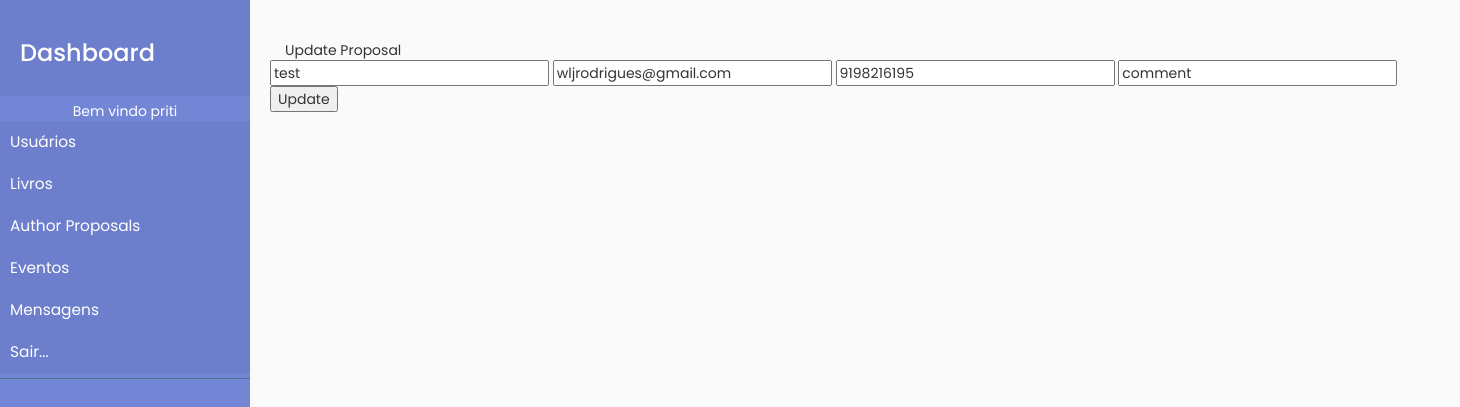
Screenshot of /AdminProposalEdit.php?Id=1 (signed in) with the database file from the repository.
### tables this page shows
CREATE TABLE IF NOT EXISTS `authorproposal` (
  `proposalId` int(11) NOT NULL AUTO_INCREMENT,
  `ProposalName` varchar(200) NOT NULL,
  `ProposalEmail` varchar(50) NOT NULL,
  `ProposalNumber` varchar(50) NOT NULL,
  `comment` varchar(200) NOT NULL,
  PRIMARY KEY (`proposalId`)
);

### AdminProposalEdit.php (the view, shortened to what this page needs)
<?php include('admin.php');?>
<html lang="pt-BR">
<head>
</head>
<body>
<?php
include "conn.php";
$Id = $_GET['Id'];
$query = mysqli_query($conn,"select * from authorproposal where proposalId='$Id'");
$row = mysqli_fetch_array($query);
?>
<div class="container">
 <br>
<div class="card">
  <div class="card-header">Update Proposal</div>
  <div class="card-body"> <div class="row">
<form method="POST">
  <input type="text" name="proposalName" value="<?php echo $row['ProposalName'] ?>" placeholder="Enter Proposal Name" Required>
  <input type="email" name="proposalEmail" value="<?php echo $row['ProposalEmail'] ?>" placeholder="Enter proposal Email" Required>
  <input type="text" name="proposalNumber" pattern="^\d{10}$" value="<?php echo $row['ProposalNumber'] ?>" placeholder="Enter phone number" Required>
  <input type="text" name="comment" value="<?php echo $row['comment'] ?>" placeholder="Enter comment" Required>
  <input type="submit" name="Update" value="Update">
</form>
</div>
</div>

### style.css (style rules this page uses)
body { font-family: 'Poppins', sans-serif; background: #fafafa; }

### rows the page displays
authorproposal: proposalName "test", proposalEmail "wljrodrigues@gmail.com", proposalNumber "9198216195", comment "comment"

### other values shown
$_SESSION['name'] "priti"
